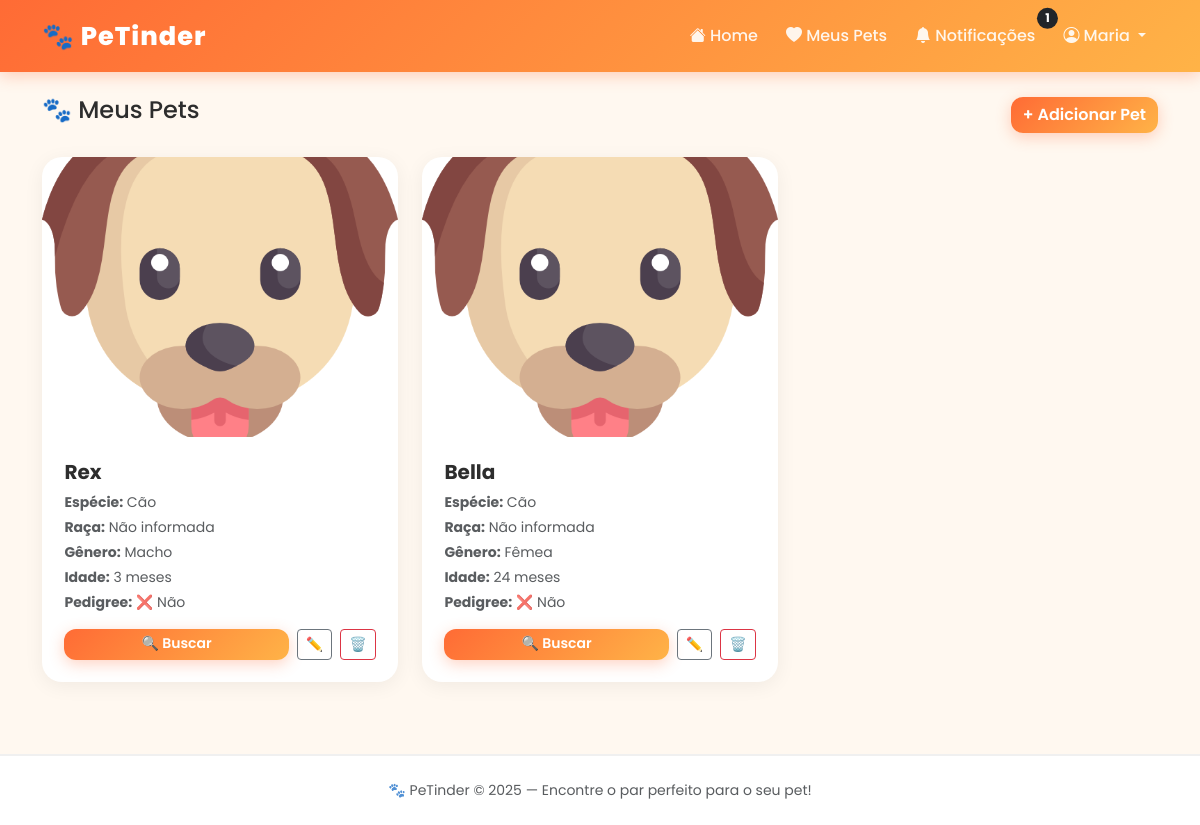
The app's page /meus-pets (signed in) with its own data.
### app/models/usuario.py (models this page shows, shortened)
class Usuario(UserMixin, db.Model):
    __tablename__ = 'usuario' # Diz ao SQL qual a tabela do banco esse modelo representa
    id = db.Column(db.Integer, primary_key=True)
    nome = db.Column(db.String(40), nullable=False)
    email = db.Column(db.String(30), unique=True, nullable=False)
    cpf = db.Column(db.String(11), nullable=False)
    endereco = db.Column(db.String(100))
    id_cidade = db.Column(db.Integer, db.ForeignKey('cidade.id'), nullable=False) # Chave estrangeira
    senha = db.Column(db.String(255), nullable=False)
    plano = db.Column(db.String(10), default='free')
    telefone = db.Column(db.String(20))
    animais = db.relationship('Animal', backref='dono', lazy=True)
    notificacoes = db.relationship('Notificacao', backref='usuario', lazy=True)
    def pode_adicionar_animal(self): # Regra de negócio: usuário free e premium
        if self.plano == 'premium': # Verifica se o usuário pode cadastrar mais animais baseado no plano dele
            return len(self.animais) < 10 # Se for premium pode até 10
        return len(self.animais) < 1 # Free pode até 1
    @login_manager.user_loader # Avisa o FlaskLogin que essa a função abaixo é responsável por carregar usuários (decorador)
    def load_user(user_id): # Recebe o user_id salvo no cookie do navegador
        return Usuario.query.get(int(user_id)) # Verifica o usuário no banco pelo ID e devolve ele

### app/models/animal.py (models this page shows, shortened)
class Animal(db.Model):
    __tablename__ = 'animal'
    id = db.Column(db.Integer, primary_key=True)
    nome = db.Column(db.String(40), nullable=False)
    idade = db.Column(db.Integer)
    genero = db.Column(db.String(1), nullable=False)
    foto = db.Column(db.String(255))
    pedigree = db.Column(db.Integer, default=0)
    descricao = db.Column(db.Text)
    id_especie = db.Column(db.Integer, db.ForeignKey('especie.id'), nullable=False)
    id_raca = db.Column(db.Integer, db.ForeignKey('raca.id'))
    id_usuario = db.Column(db.Integer, db.ForeignKey('usuario.id'), nullable=False)
    especie = db.relationship('Especie', backref='animais', lazy=True)
    raca = db.relationship('Raca', backref='animais', lazy=True)
    def tem_pedigree(self):
        return self.pedigree == 1
    def get_genero(self):
        if self.genero == 'M':
            return 'Macho'
        return 'Fêmea'
    def get_foto(self):
        if self.foto:
            return f'/static/uploads/{self.foto}'
        return '/static/img/pet-default.png'

### app/models/especie.py (models this page shows, shortened)
class Especie(db.Model):
    __tablename__ = 'especie'
    id = db.Column(db.Integer, primary_key=True)
    nome = db.Column(db.String(20), nullable=False)

### app/routes/pets.py (the view)
@pets.route('/meus-pets')
@login_required
def meus_pets():
    return render_template('meus_pets.html')

### app/templates/meus_pets.html (shortened to what this page needs)
{% extends 'base.html' %}
{% block content %}
<div class="d-flex justify-content-between align-items-center mb-4">
    <h4>🐾 Meus Pets</h4>
    {% if current_user.pode_adicionar_animal() %}
        <a href="{{ url_for('pets.novo_pet') }}" class="btn btn-danger">
            + Adicionar Pet
        </a>
    {% else %}
        <a href="{{ url_for('main.premium') }}" class="btn btn-warning">
            ⭐ Upgrade para adicionar mais pets
        </a>
    {% endif %}
</div>
{% if current_user.animais %}
    <div class="row">
        {% for animal in current_user.animais %}
            <div class="col-md-4 mb-4">
                <div class="card pet-card">
                    <img src="{{ animal.get_foto() }}" alt="{{ animal.nome }}">
                    <div class="card-body">
                        <h5 class="card-title">{{ animal.nome }}</h5>
                        <p class="text-muted small mb-1">
                            <strong>Espécie:</strong> {{ animal.especie.nome }}
                        </p>
                        <p class="text-muted small mb-1">
                            <strong>Raça:</strong>
                            {% if animal.raca %}
                                {{ animal.raca.nome }}
                            {% else %}
                                Não informada
                            {% endif %}
                        </p>
                        <p class="text-muted small mb-1">
                            <strong>Gênero:</strong> {{ animal.get_genero() }}
                        </p>
                        <p class="text-muted small mb-1">
                            <strong>Idade:</strong> {{ animal.idade }} meses
                        </p>
                        <p class="text-muted small mb-2">
                            <strong>Pedigree:</strong>
                            {% if animal.tem_pedigree() %}
                                ✅ Sim
                            {% else %}
                                ❌ Não
                            {% endif %}
                        </p>
                        <div class="d-flex gap-2 mt-3">
                            <a href="{{ url_for('pets.buscar', animal_id=animal.id) }}"
                               class="btn btn-danger btn-sm flex-grow-1">
                                🔍 Buscar
                            </a>
                            <a href="{{ url_for('pets.editar_pet', animal_id=animal.id) }}"
                               class="btn btn-outline-secondary btn-sm">
                                ✏️
                            </a>
                            <a href="{{ url_for('pets.excluir_pet', animal_id=animal.id) }}"
                               class="btn btn-outline-danger btn-sm"
                               onclick="return confirm('Tem certeza que quer remover {{ animal.nome }}?')">
                                🗑️
                            </a>
                        </div>
                    </div>
                </div>
            </div>
        {% endfor %}
    </div>
{% endif %}
{% endblock %}

### app/templates/base.html (shortened to what this page needs)
<!DOCTYPE html>
<html lang="pt-br">
<head>
    <link href="https://cdn.jsdelivr.net/npm/bootstrap@5.3.0/dist/css/bootstrap.min.css" rel="stylesheet">
    <link href="https://cdn.jsdelivr.net/npm/bootstrap-icons@1.10.0/font/bootstrap-icons.css" rel="stylesheet">
    <link rel="stylesheet" href="{{ url_for('static', filename='css/style.css') }}">
</head>
<body>
    <nav class="navbar navbar-expand-lg navbar-dark">
        <div class="container">
            <a class="navbar-brand" href="{{ url_for('main.home') }}">
                🐾 PeTinder
            </a>
            <div class="collapse navbar-collapse" id="navbarNav">
                <ul class="navbar-nav ms-auto align-items-center gap-1">
                    {% if current_user.is_authenticated %}
                        <li class="nav-item">
                            <a class="nav-link" href="{{ url_for('main.home') }}">
                                <i class="bi bi-house-fill"></i> Home
                            </a>
                        </li>
                        <li class="nav-item">
                            <a class="nav-link" href="{{ url_for('pets.meus_pets') }}">
                                <i class="bi bi-heart-fill"></i> Meus Pets
                            </a>
                        </li>
                        <li class="nav-item">
                            <a class="nav-link position-relative" href="{{ url_for('main.notificacoes') }}">
                                <i class="bi bi-bell-fill"></i> Notificações
                                {% set nao_lidas = current_user.notificacoes|selectattr('lida', 'equalto', 0)|list|length %}
                                {% if nao_lidas > 0 %}
                                    <span class="position-absolute top-0 start-100 translate-middle badge rounded-pill bg-dark">
                                        {{ nao_lidas }}
                                    </span>
                                {% endif %}
                            </a>
                        </li>
                        <li class="nav-item dropdown">
                            <a class="nav-link dropdown-toggle" href="#" data-bs-toggle="dropdown">
                                <i class="bi bi-person-circle"></i> {{ current_user.nome.split()[0] }}
                            </a>
                        </li>
                    {% endif %}
                </ul>
            </div>
        </div>
    </nav>
    <main class="container my-4">
        {% block content %}
        {% endblock %}
    </main>
    <footer class="text-center py-4 mt-5">
        <p class="mb-0 text-muted small">
            🐾 PeTinder &copy; 2025 — Encontre o par perfeito para o seu pet!
        </p>
    </footer>
</body>
</html>

### app/static/css/style.css (style rules this page uses)
:root { --cor-primaria: #FF6B35; --cor-secundaria: #FFB347; --cor-escura: #2D2D2D; --cor-clara: #FFF8F0; --cor-cinza: #6c757d; --sombra: 0 8px 30px rgba(255, 107, 53, 0.15); --sombra-hover: 0 15px 40px rgba(255, 107, 53, 0.3); --borda-radius: 20px; }
body { background-color: var(--cor-clara); font-family: 'Segoe UI', sans-serif; color: var(--cor-escura); }
a { text-decoration: none; }
.navbar { background: linear-gradient(135deg, var(--cor-primaria), var(--cor-secundaria)) !important; box-shadow: 0 4px 15px rgba(255, 107, 53, 0.3); padding: 12px 0; }
.navbar-brand { font-size: 1.6rem; font-weight: 800; letter-spacing: 1px; color: white !important; }
.navbar .nav-link { color: rgba(255,255,255,0.9) !important; font-weight: 500; transition: all 0.2s; border-radius: 10px; padding: 6px 12px !important; }
.pet-card { border: none; border-radius: var(--borda-radius); overflow: hidden; box-shadow: var(--sombra); transition: all 0.3s ease; cursor: pointer; background: white; }
.pet-card img { width: 100%; height: 280px; object-fit: cover; transition: transform 0.3s ease; }
.pet-card .card-body { padding: 1.4rem; }
.btn-danger { background: linear-gradient(135deg, var(--cor-primaria), var(--cor-secundaria)); border: none; border-radius: 12px; font-weight: 600; transition: all 0.2s ease; box-shadow: 0 4px 15px rgba(255, 107, 53, 0.3); }
.card { border: none; border-radius: var(--borda-radius); box-shadow: 0 4px 20px rgba(0,0,0,0.06); }
.card-title { font-weight: 700; color: var(--cor-escura); }
footer { background: white !important; border-top: 2px solid #f0f0f0 !important; color: var(--cor-cinza); }

### app/templates/base.html (style rules this page uses)
body { font-family: 'Poppins', sans-serif; }

### records on screen
Usuario: nome "Maria"
Animal: nome "Rex", especie.nome "Cão", get_genero "Macho", idade "3", pedigree "❌ Não"
Animal: nome "Bella", especie.nome "Cão", get_genero "Fêmea", idade "24", pedigree "❌ Não"

### other values on screen
{{ nao_lidas }} "1"
